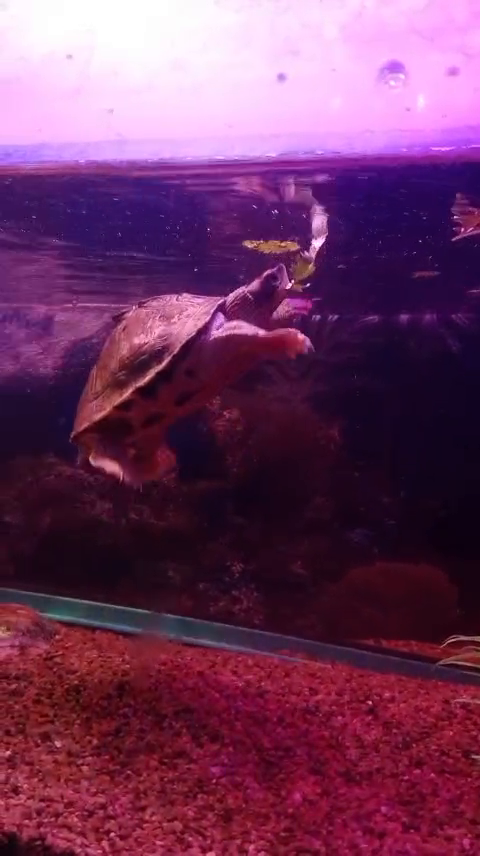
#> input picture frame 31 of input.mp4, 480 x 856 px
$ python ASCIIgen.py
#> lines starting #> are read from the running program, lines starting #| are printed output that depends on the picture
import cv2
import numpy as np
from PIL import Image, ImageDraw, ImageFont

def ascii_video(input_path, output_path, ascii_resolution=64, char_width=10, char_height=20,
                         invert_ascii=False, colored = False, ascii_char_set="short"):

    # Args:
    #     input_path (str)
    #     output_path (str)
    #     ascii_resolution (int): The number of ASCII characters per dimension (e.g., 64 for 64x64 cells), this determines the 'resolution' of the ASCII art
    #     char_width (int): Pixel width of each ASCII character in the output video frame
    #     char_height (int): Pixel height of each ASCII character in the output video frame
    #     invert_ascii (bool): If True, inverts the mapping (dark pixels become bright characters and vice-versa)
    #     colored (bool): If True, gives average cell color to text, else White text on black background when False
    #     ascii_char_set (str): Specifies the set of ASCII characters to use

    # ASCII characters ordered from darkest to lightest
#> called with input_path = 'input.mp4', output_path = 'output.mp4', ascii_resolution = 80, char_width = 10, char_height = 20, invert_ascii = True, colored = True, ascii_char_set = '@$&!:. '
    ASCII_CHAR_SETS = {
        "short": "@%#*+=-:. ",
        "long": "$@B%8&WM#*oahkbdpqwmZO0QLCJUYXzcvunxrjft/|()1{}[]?-_+~<>i!lI;:,\"^`'. ",
        "dot": ". ",
        "hash": "# ",
        # Can directly pass a custom string of ordered chars too
    }

    # Select the ASCII character set
    if ascii_char_set in ASCII_CHAR_SETS:
        current_ascii_chars = ASCII_CHAR_SETS[ascii_char_set]
    else:
        # If string does not map to any set, use it as a custom string of char
        current_ascii_chars = ascii_char_set
        print(f"Using ASCII character set: '{current_ascii_chars}'")

    if invert_ascii:
        current_ascii_chars = current_ascii_chars[::-1]


    def get_ascii_char(pixel_intensity):
        # Maps a grayscale pixel intensity (0-255) to an ASCII character.

        # Ensure intensity is within 0-255 range
        pixel_intensity = max(0, min(255, pixel_intensity))


        # Scale the effective intensity to the length of ASCII_CHARS string
        index = int(pixel_intensity / 256 * len(current_ascii_chars))

        # Ensure index is within valid bounds
        index = min(index, len(current_ascii_chars) - 1)
        return current_ascii_chars[index]


    # Open the input video file
    cap = cv2.VideoCapture(input_path)

    if not cap.isOpened():
        print(f"Error: Could not open video file {input_path}")
        return

    font_path = "CourierPrime.ttf"
    font = ImageFont.truetype(font_path, char_height-2)

    # Get video properties
    frame_width = int(cap.get(cv2.CAP_PROP_FRAME_WIDTH))
    frame_height = int(cap.get(cv2.CAP_PROP_FRAME_HEIGHT))
    fps = cap.get(cv2.CAP_PROP_FPS)
    fourcc = cv2.VideoWriter_fourcc(*'mp4v') # Codec for MP4

    print(f"Input Video: {frame_width}x{frame_height} @ {fps} FPS")

    # Calculate output video frame dimensions
    output_width = ascii_resolution * char_width
    output_height = ascii_resolution * char_height

    # Create a VideoWriter object to save the output video
    # Note: The isColor parameter is set to True because we are drawing colored text (black/white) on a colored background (white/black).
    out = cv2.VideoWriter(output_path, fourcc, fps, (output_width, output_height), isColor=True)

    if not out.isOpened():
        print(f"Error: Could not open video writer for {output_path}")
        cap.release()
        return

    frame_count = 0
    try:
        while True:
            ret, frame = cap.read()
#> frame is the input picture: shape (856, 480, 3); mean B, G, R 93.5, 55.2, 111
            if not ret:
                # No more frames to read
                break

            # Black background
            background = (0, 0, 0)
            # Create a blank image to draw ASCII characters onto for the output video
            ascii_video_frame = np.full((output_height, output_width, 3), background, dtype=np.uint8)

            # Frame Source
            # 1. Decide which version of the frame to resize: original color or grayscale.
            if colored:
                # Keep the original color frame
                frame_to_resize = frame
            else:
                # Grayscale
                frame_to_resize = cv2.cvtColor(frame, cv2.COLOR_BGR2GRAY)

            # 2. Define new resolution & Average pixel brightness
            # Ascii resolution
            downsampled_pixels = cv2.resize(frame_to_resize,
                                            (ascii_resolution, ascii_resolution),
                                            interpolation=cv2.INTER_AREA)
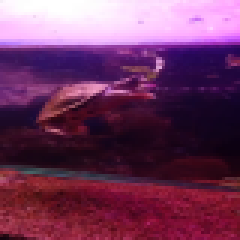
#> downsampled_pixels: shape (80, 80, 3) (shown 3 times larger); mean B, G, R 93.5, 55.2, 111


            # convert OpenCV to PIL format
            pil_image = Image.fromarray(cv2.cvtColor(ascii_video_frame, cv2.COLOR_BGR2RGB))
#> pil_image: PIL image 800x1600 RGB; every value is 0
            draw = ImageDraw.Draw(pil_image)

            # 3. Convert to ASCII art according to brightness level
            for r in range(ascii_resolution):
                for c in range(ascii_resolution):
                    # Cell Value
                    cell_value = downsampled_pixels[r, c]

                    # Determine the brightness of this cell for selecting the ASCII character
                    if colored:
                        # Convert the BGR cell_value to grayscale to get its overall brightness
                        pixel_intensity = cv2.cvtColor(np.uint8([[cell_value]]), cv2.COLOR_BGR2GRAY)[0][0]
                    else:
                        # If not using original colors, cell_value is already grayscale brightness
                        pixel_intensity = cell_value

                    # Get the ASCII character based on the cell
                    ascii_char = get_ascii_char(pixel_intensity)

                    # Character Color
                    if colored:
                        # Use original averaged color of the cell
                        char_color = tuple(int(x) for x in cell_value)
                    else:
                        # Use white color text on black background
                        char_color = (255, 255, 255)

                    # Draw the ASCII character onto the output video frame
                    x = c * char_width
                    y = (r + 1) * char_height

                    # Drawing using PILLOW to use monospace font
                    draw.text((x, y - font.getbbox(ascii_char)[3]),
                                  ascii_char,
                                  font=font,
                                  fill=char_color)

            # convert PIL to OpenCV format
            ascii_video_frame = cv2.cvtColor(np.array(pil_image), cv2.COLOR_RGB2BGR)
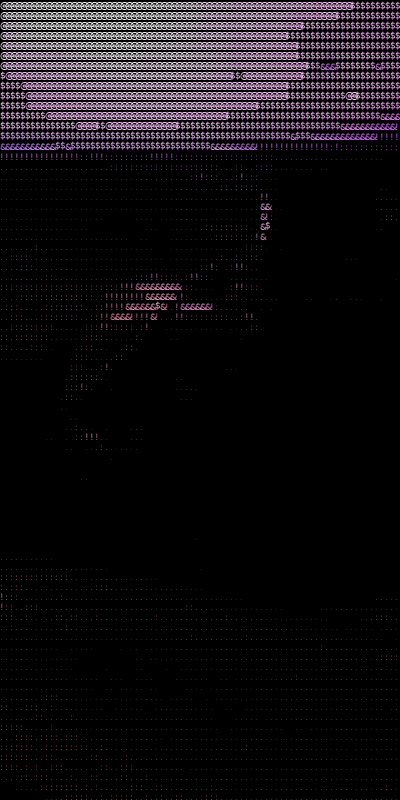
#> ascii_video_frame: shape (1600, 800, 3) (shown at 1/2 size); mean R, G, B 18.7, 14.9, 18.5

            # Write the generated ASCII art frame to the output video
            out.write(ascii_video_frame)
            frame_count += 1
            print(f"Processing frame {frame_count}...", end='\r', flush=True)

        print(f"\nFinished processing {frame_count} frames.")
        print(f"ASCII art video saved to: {output_path}")

    except Exception as e:
        print(f"\nAn error occurred during video processing: {e}")
    finally:
        # Release resources
        cap.release()
        out.release()
        cv2.destroyAllWindows()

if __name__ == "__main__":

    input = 'input.mp4'
    output = 'output.mp4'
    resolution = 80

    ascii_video(input, output, resolution, invert_ascii=True, colored=True, ascii_char_set="@$&!:. ")
